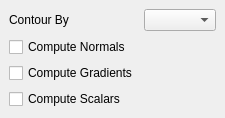
<ui version="4.0" >
 <author></author>
 <comment></comment>
 <exportmacro></exportmacro>
 <class>pqContourControls</class>
 <widget class="QWidget" name="pqContourControls" >
  <property name="geometry" >
   <rect>
    <x>0</x>
    <y>0</y>
    <width>207</width>
    <height>114</height>
   </rect>
  </property>
  <property name="windowTitle" >
   <string>Form</string>
  </property>
  <layout class="QGridLayout" >
   <property name="margin" >
    <number>9</number>
   </property>
   <property name="spacing" >
    <number>6</number>
   </property>
   <item row="3" column="0" >
    <widget class="QCheckBox" name="ComputeScalars" >
     <property name="text" >
      <string>Compute Scalars</string>
     </property>
    </widget>
   </item>
   <item row="2" column="0" >
    <widget class="QCheckBox" name="ComputeGradients" >
     <property name="text" >
      <string>Compute Gradients</string>
     </property>
    </widget>
   </item>
   <item row="1" column="0" >
    <widget class="QCheckBox" name="ComputeNormals" >
     <property name="text" >
      <string>Compute Normals</string>
     </property>
    </widget>
   </item>
   <item row="0" column="1" >
    <widget class="QComboBox" name="SelectInputScalars" />
   </item>
   <item row="0" column="0" >
    <widget class="QLabel" name="label_7" >
     <property name="text" >
      <string>Contour By</string>
     </property>
    </widget>
   </item>
  </layout>
 </widget>
 <pixmapfunction></pixmapfunction>
 <tabstops>
  <tabstop>SelectInputScalars</tabstop>
  <tabstop>ComputeNormals</tabstop>
  <tabstop>ComputeGradients</tabstop>
  <tabstop>ComputeScalars</tabstop>
 </tabstops>
 <resources/>
 <connections/>
</ui>
